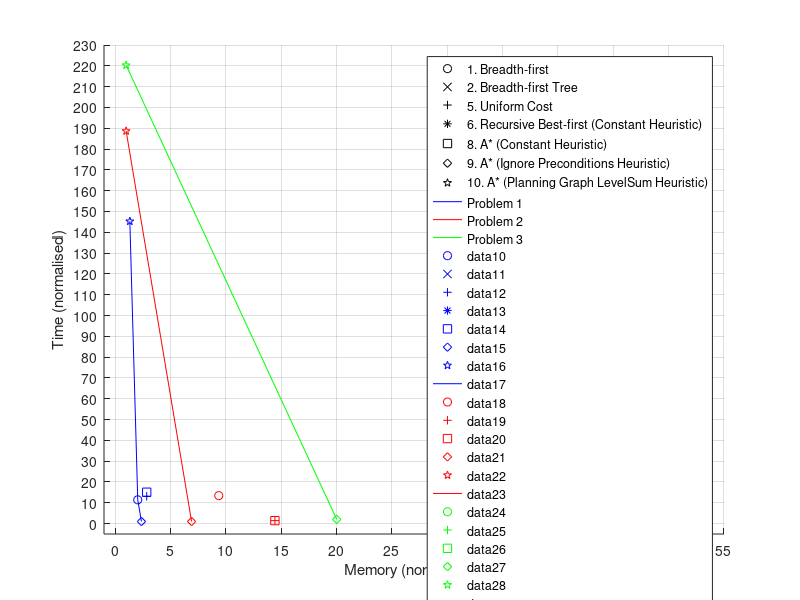
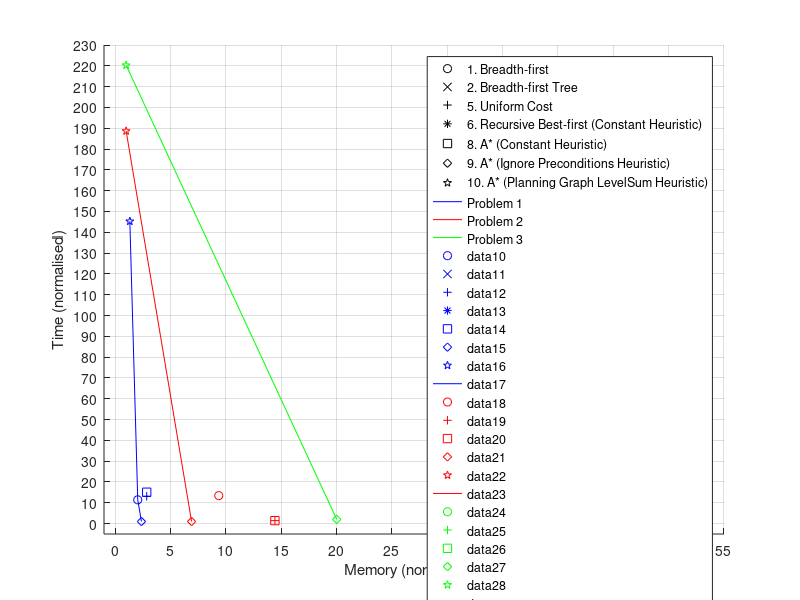

These figures' MATLAB source, in order:
clf;
hold on;
axis([-1 55 -5 230])
set(gca, "YTick", 0:10:250)
set(gca, "XTick", 0:5:55)
grid on;

plot(-99,-1, 'ko;1. Breadth-first;')
plot(-98,-1, 'kx;2. Breadth-first Tree;')
plot(-95,-1, 'k+;5. Uniform Cost;')
plot(-94,-1, 'k*;6. Recursive Best-first (Constant Heuristic);')
plot(-92,-1, 'ks;8. A* (Constant Heuristic);')
plot(-91,-1, 'kd;9. A* (Ignore Preconditions Heuristic);')
plot(-90,-1, 'kp;10. A* (Planning Graph LevelSum Heuristic);')

plot(-99,-2, 'b-;Problem 1;')
plot(-99,-2, 'r-;Problem 2;')
plot(-99,-2, 'g-;Problem 3;')

xlabel('Memory (normalised)')
ylabel('Time (normalised)')

plot(2.04761904761905, 11.4235498474259, 'bo')
plot(69.4285714285714, 341.6809236898, 'bx')
plot(2.85714285714286, 13.1379501293463, 'b+')
plot(201.380952380952, 1011.50681444381, 'b*')
plot(2.85714285714286, 15.0759751941572, 'bs')
plot(2.38095238095238, 1, 'bd')
plot(1.33333333333333, 145.273663214676, 'bp')

# Pareto for problem 1 - heuristics 9, 1, 10
pareto = [
    2.38095238095238, 1
    2.04761904761905, 11.4235498474259
    1.33333333333333, 145.273663214676
];
plot(pareto(:, 1), pareto(:, 2), 'b-')

plot(9.36414565826331, 13.4455324108917, 'ro')
plot(14.436974789916, 1.43090943075807, 'r+')
plot(14.436974789916, 1.41826184926772, 'rs')
plot(6.91036414565826, 1, 'rd')
plot(1, 188.647540743656, 'rp')

# Pareto for problem 2 - heuristics 9, 10
pareto = [
    6.91036414565826   1
    1                188.647540743656
];
plot(pareto(:, 1), pareto(:, 2), 'r-')

plot(39.7371273712737, 86.7898342458762, 'go')
plot(50.1626016260163, 3.26602354642761, 'g+')
plot(50.1626016260163, 3.47676755219419, 'gs')
plot(20.0216802168022, 2.02205919914756, 'gd')
plot(1, 220.268373007876, 'gp')

# Pareto for problem 2 - also heuristics 9, 10
pareto = [
    20.0216802168022    2.02205919914756
     1               220.268373007876
];
plot(pareto(:, 1), pareto(:, 2), 'g-')

print -dsvg results-chart.svg
print -dpng results-chart.png